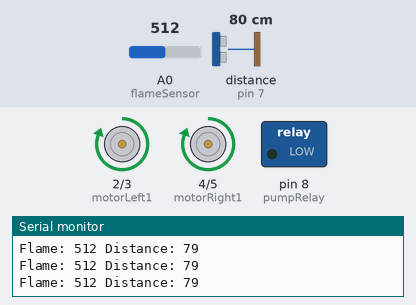
A sketch run on a simulated Arduino Uno, built with avr-gcc and run on an emulated ATmega328P. Shown: motor-driver pin pairs drawn as motors (green arrow = first pin HIGH = forward, orange = second pin HIGH = backward, longer = more drive), switched loads named in the sketch (green lamp = pin HIGH), the last lines printed to the serial monitor. Wiring (inferred from the names in the program): ultrasonic range finder: trigger pin 6; echo pin 7. The test bench sets the inputs (shaded band); at power-on: distance to the obstacle (sensor on pin 7) 80 cm, A0 (flameSensor) = 512. The echo pulse lasts 58.3 µs per cm; pins used as bus, display or sensor lines are not drawn.

Above: at 1.2 s.
1.3 s: distance to the obstacle (sensor on pin 7) set to 23 cm
2.8 s: distance to the obstacle (sensor on pin 7) set to 18 cm
At 3.7 s:
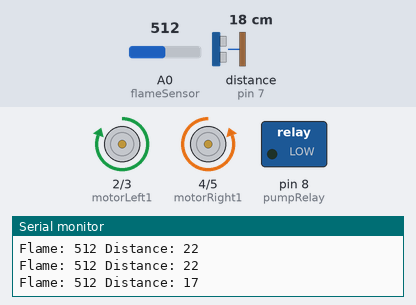
5.8 s: A0 (flameSensor) set to 316
7.6 s: A0 (flameSensor) set to 284
At 8.7 s:
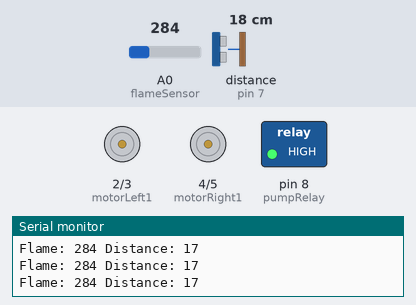
9.8 s: A0 (flameSensor) set to 306
At 10.2 s:
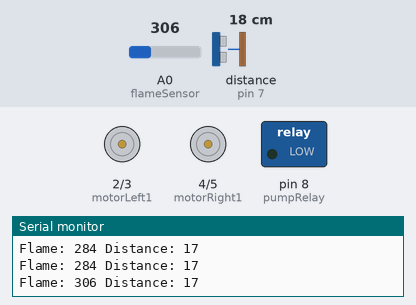
12.8 s: A0 (flameSensor) set to 290
At 13.7 s:
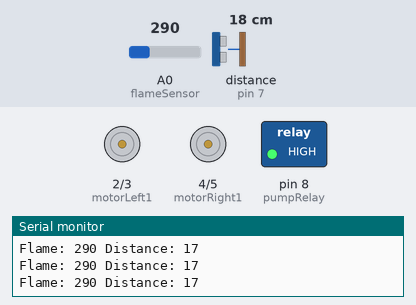
Timing chart, 0 to 15.6 s (numbered marks = the images above; inputs shaded):
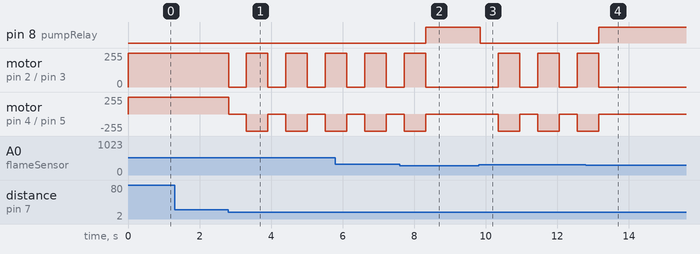

Measured:
- the behaviour switches between 21 and 20 cm on distance to the obstacle (sensor on pin 7) (found by bisection; images 0 and 1)
- the behaviour switches between 300 and 299 on A0 (flameSensor) (found by bisection; images 1 and 2)
- after the input at 2.8 s, motor on pin 2 (motorLeft1) / pin 3 (motorLeft2): alternates forward 255/255 for 0.60 s and stopped for 0.50 s, starting at once; motor on pin 4 (motorRight1) / pin 5 (motorRight2): alternates backward 255/255 for 0.60 s and stopped for 0.50 s, starting at once
- after the input at 7.6 s, pin 8 (pumpRelay): LOW → HIGH after 0.72 s; motor on pin 2 (motorLeft1) / pin 3 (motorLeft2), motor on pin 4 (motorRight1) / pin 5 (motorRight2): goes on until 8.3 s, then stays stopped
- after the input at 9.8 s, pin 8 (pumpRelay): HIGH → LOW after 0.05 s; motor on pin 2 (motorLeft1) / pin 3 (motorLeft2): alternates forward 255/255 for 0.60 s and stopped for 0.50 s, starting after 0.55 s; motor on pin 4 (motorRight1) / pin 5 (motorRight2): alternates backward 255/255 for 0.60 s and stopped for 0.50 s, starting after 0.55 s
- after the input at 12.8 s, pin 8 (pumpRelay): LOW → HIGH after 0.36 s; motor on pin 2 (motorLeft1) / pin 3 (motorLeft2), motor on pin 4 (motorRight1) / pin 5 (motorRight2): goes on until 13.2 s, then stays stopped

The sketch:

fire_fighting_rover.ino
```cpp
// 🔥 Fire Fighting Rover Code

// Motor Pins
int motorLeft1 = 2;
int motorLeft2 = 3;
int motorRight1 = 4;
int motorRight2 = 5;

// Flame Sensor
int flameSensor = A0;

// Ultrasonic Sensor
int trigPin = 6;
int echoPin = 7;

// Relay (Water Pump)
int pumpRelay = 8;

// Threshold
int flameThreshold = 300;

long duration;
int distance;

void setup() {
  Serial.begin(9600);

  pinMode(motorLeft1, OUTPUT);
  pinMode(motorLeft2, OUTPUT);
  pinMode(motorRight1, OUTPUT);
  pinMode(motorRight2, OUTPUT);

  pinMode(trigPin, OUTPUT);
  pinMode(echoPin, INPUT);

  pinMode(pumpRelay, OUTPUT);

  digitalWrite(pumpRelay, LOW);
}

void loop() {
  int flameValue = analogRead(flameSensor);

  distance = getDistance();

  Serial.print("Flame: ");
  Serial.print(flameValue);
  Serial.print(" Distance: ");
  Serial.println(distance);

  // 🔥 Fire detected
  if (flameValue < flameThreshold) {
    stopMotors();
    activatePump();
  }
  else {
    deactivatePump();

    // 🚧 Obstacle avoidance
    if (distance < 20) {
      stopMotors();
      delay(500);
      turnRight();
      delay(500);
    } else {
      moveForward();
    }
  }

  delay(100);
}

// 🚗 Movement Functions

void moveForward() {
  digitalWrite(motorLeft1, HIGH);
  digitalWrite(motorLeft2, LOW);
  digitalWrite(motorRight1, HIGH);
  digitalWrite(motorRight2, LOW);
}

void stopMotors() {
  digitalWrite(motorLeft1, LOW);
  digitalWrite(motorLeft2, LOW);
  digitalWrite(motorRight1, LOW);
  digitalWrite(motorRight2, LOW);
}

void turnRight() {
  digitalWrite(motorLeft1, HIGH);
  digitalWrite(motorLeft2, LOW);
  digitalWrite(motorRight1, LOW);
  digitalWrite(motorRight2, HIGH);
}

// 🔥 Pump Control

void activatePump() {
  digitalWrite(pumpRelay, HIGH);
}

void deactivatePump() {
  digitalWrite(pumpRelay, LOW);
}

// 📏 Distance Function

int getDistance() {
  digitalWrite(trigPin, LOW);
  delayMicroseconds(2);

  digitalWrite(trigPin, HIGH);
  delayMicroseconds(10);
  digitalWrite(trigPin, LOW);

  duration = pulseIn(echoPin, HIGH);
  int dist = duration * 0.034 / 2;

  return dist;
}
```
